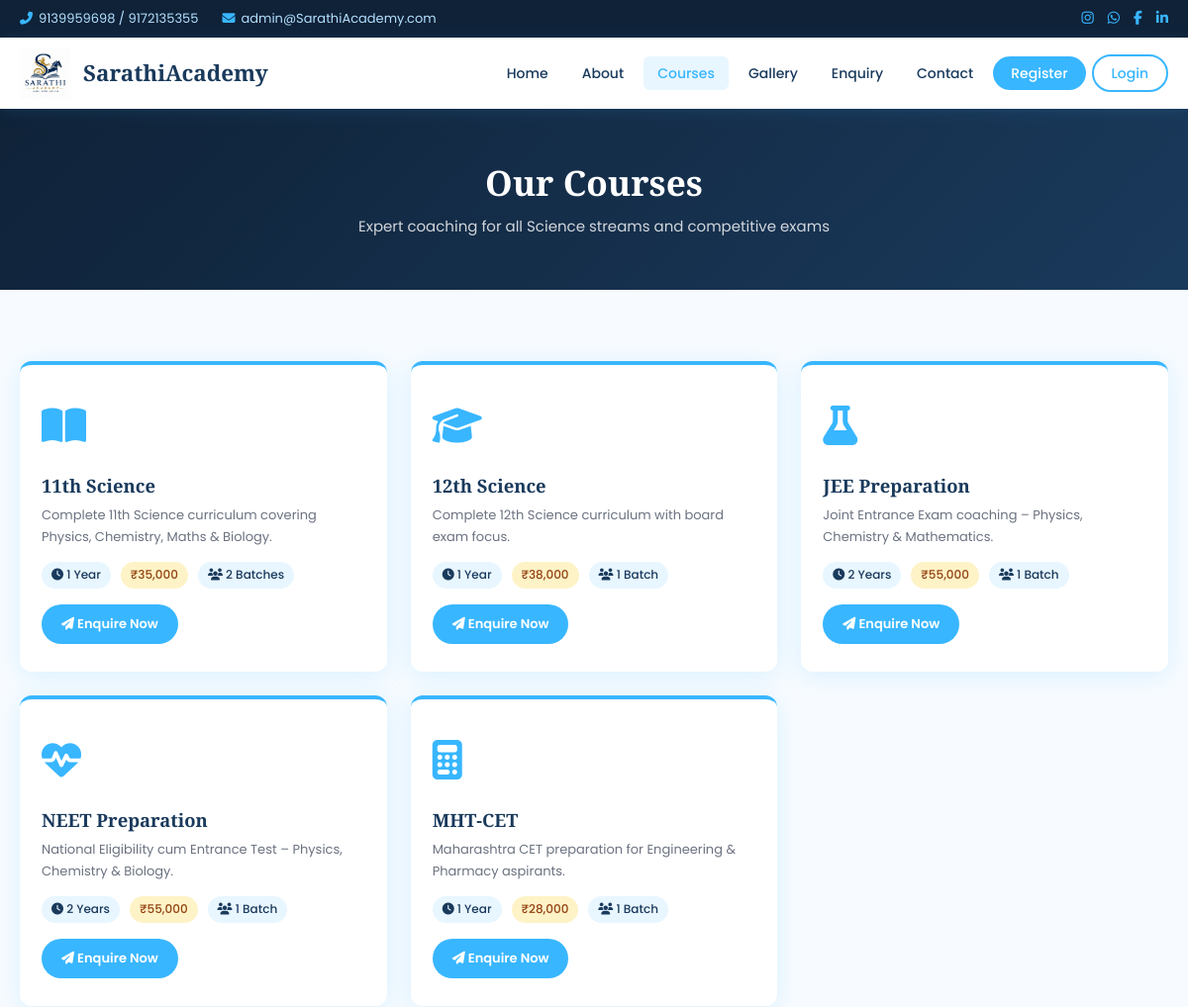
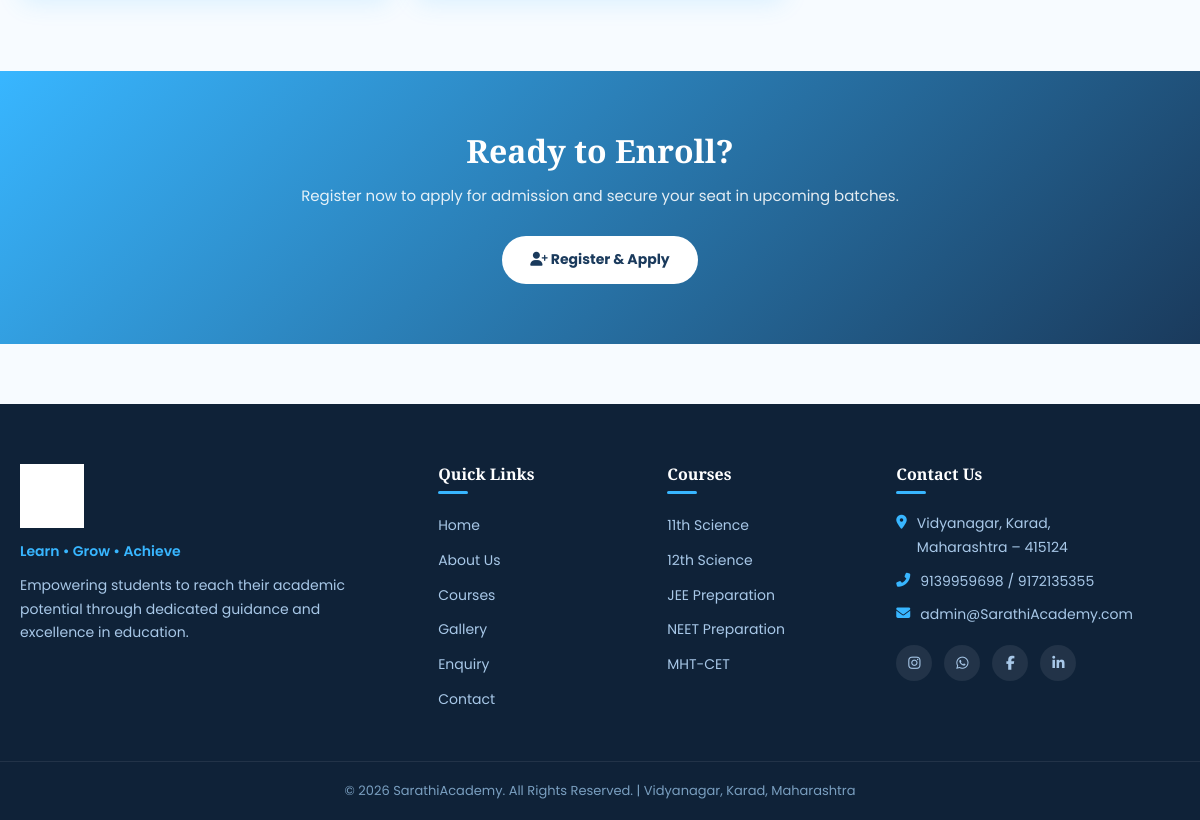
/courses.php, run on the app's committed database (2 pictures, top to bottom).
### tables this page shows
CREATE TABLE IF NOT EXISTS courses (
    id            INT AUTO_INCREMENT PRIMARY KEY,
    name          VARCHAR(100) NOT NULL,          
    code          VARCHAR(20)  NOT NULL UNIQUE,   
    description   TEXT,
    duration      VARCHAR(80),                    
    fees          DECIMAL(10,2) DEFAULT 0.00,
    coordinator_id INT,
    is_active     TINYINT(1) DEFAULT 1,
    created_at    DATETIME DEFAULT CURRENT_TIMESTAMP,
    FOREIGN KEY (coordinator_id) REFERENCES users(id) ON DELETE SET NULL
);

### includes/auth.php (called while the page is built, shortened)
<?php
function dbFetchAll($sql, $params = []) {
    $db   = getDB();
    $stmt = mysqli_prepare($db, $sql);
    mysqli_stmt_execute($stmt);
    $res  = mysqli_stmt_get_result($stmt);
    $rows = [];
    while ($row = mysqli_fetch_assoc($res)) $rows[] = $row;
    return $rows;
}
function currentUser() { return $_SESSION['user'] ?? null; }
function e($v)        { return htmlspecialchars((string)$v, ENT_QUOTES, 'UTF-8'); }

### courses.php (the view, shortened to what this page needs)
<?php
$pageTitle='Courses'; require_once 'includes/header.php';
$courses=dbFetchAll('SELECT c.*,u.name AS coordinator_name,(SELECT COUNT(*) FROM batches b WHERE b.course_id=c.id AND b.is_active=1) AS batch_count FROM courses c LEFT JOIN users u ON u.id=c.coordinator_id WHERE c.is_active=1');
$icons=['11TH'=>'fa-book-open','12TH'=>'fa-graduation-cap','JEE'=>'fa-flask','NEET'=>'fa-heartbeat','CET'=>'fa-calculator'];
?>
<div class="page-banner"><div class="container"><h1>Our Courses</h1><p>Expert coaching for all Science streams and competitive exams</p></div></div>
<section class="section"><div class="container">
<div class="courses-grid" style="grid-template-columns:repeat(auto-fill,minmax(280px,1fr));">
<?php foreach($courses as $c): $icon=$icons[$c['code']]??'fa-book'; ?>
<div class="course-card">
  <div class="course-icon"><i class="fas <?=$icon?>"></i></div>
  <h3><?=e($c['name'])?></h3><p><?=e($c['description'])?></p>
  <div class="course-meta">
    <?php if($c['duration']): ?><span class="badge"><i class="fas fa-clock"></i> <?=e($c['duration'])?></span><?php endif; ?>
    <?php if($c['fees']): ?><span class="badge badge-gold">₹<?=number_format($c['fees'],0)?></span><?php endif; ?>
    <?php if($c['batch_count']): ?><span class="badge"><i class="fas fa-users"></i> <?=$c['batch_count']?> Batch<?=$c['batch_count']>1?'es':''?></span><?php endif; ?>
  </div>
  <a href="<?=SITE_URL?>/enquiry.php?course=<?=e($c['code'])?>" class="btn btn-primary" style="padding:9px 20px;font-size:13px;"><i class="fas fa-paper-plane"></i> Enquire Now</a>
</div>
<?php endforeach; ?>
</div></div></section>
<section class="cta-section"><div class="container"><h2>Ready to Enroll?</h2><p>Register now to apply for admission and secure your seat in upcoming batches.</p><a href="<?=SITE_URL?>/register.php" class="btn" style="background:#fff;color:var(--navy);font-weight:700;"><i class="fas fa-user-plus"></i> Register &amp; Apply</a></div></section>
<?php require_once 'includes/footer.php'; ?>

### includes/header.php (shortened to what this page needs)
<?php
require_once __DIR__ . '/auth.php';
$user = currentUser();
$currentPage = basename($_SERVER['PHP_SELF'], '.php');
?><!DOCTYPE html>
<html lang="en">
<head>
<link rel="stylesheet" href="https://cdnjs.cloudflare.com/ajax/libs/font-awesome/6.5.0/css/all.min.css">
<link rel="stylesheet" href="<?= SITE_URL ?>/assets/css/style.css">
</head>
<body>
<div class="topbar">
  <div class="container topbar-inner">
    <span><i class="fas fa-phone-alt"></i> 9139959698 / 9172135355</span>
    <span><i class="fas fa-envelope"></i> admin@SarathiAcademy.com</span>
    <div class="topbar-social">
      <a href="https://instagram.com/SarathiAcademy" target="_blank" title="Instagram"><i class="fab fa-instagram"></i></a>
      <a href="https://wa.me/919139959698" target="_blank" title="WhatsApp"><i class="fab fa-whatsapp"></i></a>
      <a href="https://facebook.com/SarathiAcademy" target="_blank" title="Facebook"><i class="fab fa-facebook-f"></i></a>
      <a href="https://linkedin.com/company/SarathiAcademy" target="_blank" title="LinkedIn"><i class="fab fa-linkedin-in"></i></a>
    </div>
  </div>
</div>
<nav class="navbar">
  <div class="container navbar-inner">
    <a class="brand" href="<?= SITE_URL ?>/">
      <img src="<?= SITE_URL ?>/assets/images/logo.png" alt="SarathiAcademy Logo">
      <span>SarathiAcademy</span>
    </a>
    <ul class="nav-links" id="navLinks">
      <li><a href="<?= SITE_URL ?>/"          class="<?= $currentPage==='index'?'active':'' ?>">Home</a></li>
      <li><a href="<?= SITE_URL ?>/about.php" class="<?= $currentPage==='about'?'active':'' ?>">About</a></li>
      <li><a href="<?= SITE_URL ?>/courses.php" class="<?= $currentPage==='courses'?'active':'' ?>">Courses</a></li>
      <li><a href="<?= SITE_URL ?>/gallery.php" class="<?= $currentPage==='gallery'?'active':'' ?>">Gallery</a></li>
      <li><a href="<?= SITE_URL ?>/enquiry.php" class="<?= $currentPage==='enquiry'?'active':'' ?>">Enquiry</a></li>
      <li><a href="<?= SITE_URL ?>/contact.php" class="<?= $currentPage==='contact'?'active':'' ?>">Contact</a></li>
      <?php if ($user): ?>
        <?php if ($user['role']==='admin' || $user['role']==='staff'): ?>
          <li><a href="<?= ADMIN_URL ?>/" class="btn-nav">Dashboard</a></li>
        <?php else: ?>
          <li><a href="<?= SITE_URL ?>/student/dashboard.php" class="btn-nav">My Dashboard</a></li>
        <?php endif; ?>
        <li><a href="<?= SITE_URL ?>/logout.php" class="btn-nav btn-outline">Logout</a></li>
      <?php else: ?>
        <li><a href="<?= SITE_URL ?>/register.php" class="btn-nav">Register</a></li>
        <li><a href="<?= SITE_URL ?>/login.php"    class="btn-nav btn-outline">Login</a></li>
      <?php endif; ?>
    </ul>
  </div>
</nav>

### includes/footer.php (shortened to what this page needs)
<footer class="footer">
  <div class="container footer-grid">
    <div class="footer-col">
      <img src="<?= SITE_URL ?>/assets/images/logo.png" alt="Logo" class="footer-logo">
      <p class="footer-tagline">Learn &bull; Grow &bull; Achieve</p>
      <p>Empowering students to reach their academic potential through dedicated guidance and excellence in education.</p>
    </div>
    <div class="footer-col">
      <h4>Quick Links</h4>
      <ul>
        <li><a href="<?= SITE_URL ?>/">Home</a></li>
        <li><a href="<?= SITE_URL ?>/about.php">About Us</a></li>
        <li><a href="<?= SITE_URL ?>/courses.php">Courses</a></li>
        <li><a href="<?= SITE_URL ?>/gallery.php">Gallery</a></li>
        <li><a href="<?= SITE_URL ?>/enquiry.php">Enquiry</a></li>
        <li><a href="<?= SITE_URL ?>/contact.php">Contact</a></li>
      </ul>
    </div>
    <div class="footer-col">
      <h4>Courses</h4>
      <ul>
        <li><a href="<?= SITE_URL ?>/courses.php">11th Science</a></li>
        <li><a href="<?= SITE_URL ?>/courses.php">12th Science</a></li>
        <li><a href="<?= SITE_URL ?>/courses.php">JEE Preparation</a></li>
        <li><a href="<?= SITE_URL ?>/courses.php">NEET Preparation</a></li>
        <li><a href="<?= SITE_URL ?>/courses.php">MHT-CET</a></li>
      </ul>
    </div>
    <div class="footer-col">
      <h4>Contact Us</h4>
      <p><i class="fas fa-map-marker-alt"></i> Vidyanagar, Karad,<br>Maharashtra – 415124</p>
      <p><i class="fas fa-phone-alt"></i> 9139959698 / 9172135355</p>
      <p><i class="fas fa-envelope"></i> admin@SarathiAcademy.com</p>
      <div class="footer-social">
        <a href="https://instagram.com/SarathiAcademy" target="_blank"><i class="fab fa-instagram"></i></a>
        <a href="https://wa.me/919139959698" target="_blank"><i class="fab fa-whatsapp"></i></a>
        <a href="https://facebook.com/SarathiAcademy" target="_blank"><i class="fab fa-facebook-f"></i></a>
        <a href="https://linkedin.com/company/SarathiAcademy" target="_blank"><i class="fab fa-linkedin-in"></i></a>
      </div>
    </div>
  </div>
  <div class="footer-bottom">
    <p>&copy; <?= date('Y') ?> SarathiAcademy. All Rights Reserved. | Vidyanagar, Karad, Maharashtra</p>
  </div>
</footer>
</body>
</html>

### data on the page
courses: name "11th Science", description "Complete 11th Science curriculum covering Physics, Chemistry, Maths & Biology.", duration "1 Year", fees "35,000", batch_count "2"
courses: name "12th Science", description "Complete 12th Science curriculum with board exam focus.", duration "1 Year", fees "38,000", batch_count "1"
courses: name "JEE Preparation", description "Joint Entrance Exam coaching – Physics, Chemistry & Mathematics.", duration "2 Years", fees "55,000", batch_count "1"
courses: name "NEET Preparation", description "National Eligibility cum Entrance Test – Physics, Chemistry & Biology.", duration "2 Years", fees "55,000", batch_count "1"
courses: name "MHT-CET", description "Maharashtra CET preparation for Engineering & Pharmacy aspirants.", duration "1 Year", fees "28,000", batch_count "1"
